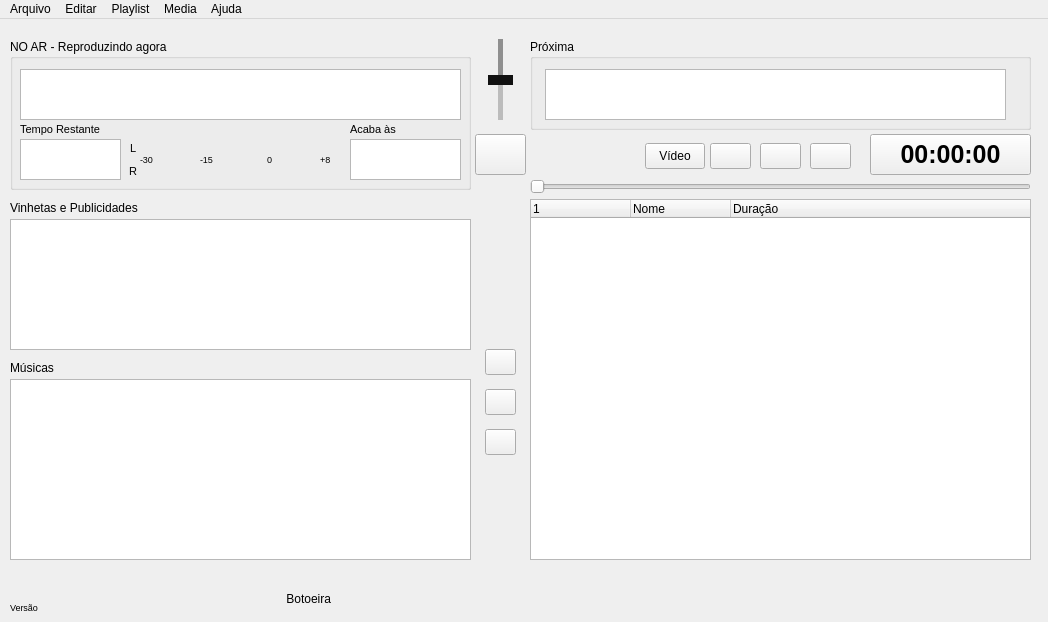
<?xml version="1.0" encoding="UTF-8"?>
<ui version="4.0">
 <class>MainWindow</class>
 <widget class="QMainWindow" name="MainWindow">
  <property name="geometry">
   <rect>
    <x>0</x>
    <y>0</y>
    <width>1048</width>
    <height>622</height>
   </rect>
  </property>
  <property name="sizePolicy">
   <sizepolicy hsizetype="Preferred" vsizetype="Preferred">
    <horstretch>0</horstretch>
    <verstretch>0</verstretch>
   </sizepolicy>
  </property>
  <property name="minimumSize">
   <size>
    <width>800</width>
    <height>480</height>
   </size>
  </property>
  <property name="windowTitle">
   <string>LaraRadio</string>
  </property>
  <widget class="QWidget" name="centralwidget">
   <widget class="QTreeView" name="files">
    <property name="geometry">
     <rect>
      <x>10</x>
      <y>360</y>
      <width>461</width>
      <height>181</height>
     </rect>
    </property>
    <property name="selectionMode">
     <enum>QAbstractItemView::SelectionMode::ExtendedSelection</enum>
    </property>
   </widget>
   <widget class="QTreeWidget" name="audio_list">
    <property name="geometry">
     <rect>
      <x>530</x>
      <y>180</y>
      <width>501</width>
      <height>361</height>
     </rect>
    </property>
    <property name="showDropIndicator" stdset="0">
     <bool>false</bool>
    </property>
    <property name="dragEnabled">
     <bool>false</bool>
    </property>
    <property name="dragDropMode">
     <enum>QAbstractItemView::DragDropMode::NoDragDrop</enum>
    </property>
    <property name="defaultDropAction">
     <enum>Qt::DropAction::MoveAction</enum>
    </property>
    <property name="alternatingRowColors">
     <bool>true</bool>
    </property>
    <property name="selectionMode">
     <enum>QAbstractItemView::SelectionMode::ExtendedSelection</enum>
    </property>
    <property name="selectionBehavior">
     <enum>QAbstractItemView::SelectionBehavior::SelectRows</enum>
    </property>
    <property name="indentation">
     <number>0</number>
    </property>
    <column>
     <property name="text">
      <string/>
     </property>
    </column>
    <column>
     <property name="text">
      <string>Nome</string>
     </property>
    </column>
    <column>
     <property name="text">
      <string>Duração</string>
     </property>
    </column>
   </widget>
   <widget class="QGroupBox" name="groupBox">
    <property name="geometry">
     <rect>
      <x>10</x>
      <y>20</y>
      <width>461</width>
      <height>151</height>
     </rect>
    </property>
    <property name="styleSheet">
     <string notr="true"/>
    </property>
    <property name="title">
     <string>NO AR - Reproduzindo agora</string>
    </property>
    <widget class="QTextBrowser" name="current_audio">
     <property name="geometry">
      <rect>
       <x>10</x>
       <y>30</y>
       <width>441</width>
       <height>51</height>
      </rect>
     </property>
     <property name="font">
      <font>
       <pointsize>13</pointsize>
       <bold>true</bold>
      </font>
     </property>
     <property name="styleSheet">
      <string notr="true"/>
     </property>
     <property name="verticalScrollBarPolicy">
      <enum>Qt::ScrollBarPolicy::ScrollBarAlwaysOff</enum>
     </property>
     <property name="horizontalScrollBarPolicy">
      <enum>Qt::ScrollBarPolicy::ScrollBarAlwaysOff</enum>
     </property>
    </widget>
    <widget class="QTextBrowser" name="remain_time">
     <property name="geometry">
      <rect>
       <x>10</x>
       <y>100</y>
       <width>101</width>
       <height>41</height>
      </rect>
     </property>
     <property name="font">
      <font>
       <pointsize>18</pointsize>
       <bold>true</bold>
      </font>
     </property>
     <property name="styleSheet">
      <string notr="true"/>
     </property>
     <property name="html">
      <string>&lt;!DOCTYPE HTML PUBLIC &quot;-//W3C//DTD HTML 4.0//EN&quot; &quot;http://www.w3.org/TR/REC-html40/strict.dtd&quot;&gt;
&lt;html&gt;&lt;head&gt;&lt;meta name=&quot;qrichtext&quot; content=&quot;1&quot; /&gt;&lt;meta charset=&quot;utf-8&quot; /&gt;&lt;style type=&quot;text/css&quot;&gt;
p, li { white-space: pre-wrap; }
hr { height: 1px; border-width: 0; }
li.unchecked::marker { content: &quot;\2610&quot;; }
li.checked::marker { content: &quot;\2612&quot;; }
&lt;/style&gt;&lt;/head&gt;&lt;body style=&quot; font-family:'Ubuntu Sans'; font-size:18pt; font-weight:700; font-style:normal;&quot;&gt;
&lt;p style=&quot;-qt-paragraph-type:empty; margin-top:0px; margin-bottom:0px; margin-left:0px; margin-right:0px; -qt-block-indent:0; text-indent:0px;&quot;&gt;&lt;br /&gt;&lt;/p&gt;&lt;/body&gt;&lt;/html&gt;</string>
     </property>
    </widget>
    <widget class="QTextBrowser" name="over_at_time">
     <property name="geometry">
      <rect>
       <x>340</x>
       <y>100</y>
       <width>111</width>
       <height>41</height>
      </rect>
     </property>
     <property name="font">
      <font>
       <pointsize>18</pointsize>
       <bold>true</bold>
      </font>
     </property>
    </widget>
    <widget class="QLabel" name="l_label">
     <property name="geometry">
      <rect>
       <x>120</x>
       <y>99</y>
       <width>16</width>
       <height>20</height>
      </rect>
     </property>
     <property name="font">
      <font>
       <pointsize>8</pointsize>
      </font>
     </property>
     <property name="text">
      <string>L</string>
     </property>
    </widget>
    <widget class="QLabel" name="r_label">
     <property name="geometry">
      <rect>
       <x>119</x>
       <y>122</y>
       <width>16</width>
       <height>20</height>
      </rect>
     </property>
     <property name="font">
      <font>
       <pointsize>8</pointsize>
      </font>
     </property>
     <property name="text">
      <string>R</string>
     </property>
    </widget>
    <widget class="QLabel" name="remain_time_label">
     <property name="geometry">
      <rect>
       <x>10</x>
       <y>80</y>
       <width>101</width>
       <height>20</height>
      </rect>
     </property>
     <property name="font">
      <font>
       <pointsize>8</pointsize>
      </font>
     </property>
     <property name="text">
      <string>Tempo Restante</string>
     </property>
    </widget>
    <widget class="QLabel" name="over_at_time_label">
     <property name="geometry">
      <rect>
       <x>340</x>
       <y>80</y>
       <width>101</width>
       <height>20</height>
      </rect>
     </property>
     <property name="font">
      <font>
       <pointsize>8</pointsize>
      </font>
     </property>
     <property name="text">
      <string>Acaba às</string>
     </property>
    </widget>
    <widget class="QLabel" name="label_4">
     <property name="geometry">
      <rect>
       <x>257</x>
       <y>111</y>
       <width>10</width>
       <height>18</height>
      </rect>
     </property>
     <property name="font">
      <font>
       <pointsize>7</pointsize>
      </font>
     </property>
     <property name="text">
      <string>0</string>
     </property>
    </widget>
    <widget class="QLabel" name="label_5">
     <property name="geometry">
      <rect>
       <x>310</x>
       <y>111</y>
       <width>10</width>
       <height>18</height>
      </rect>
     </property>
     <property name="font">
      <font>
       <pointsize>7</pointsize>
      </font>
     </property>
     <property name="text">
      <string>+8</string>
     </property>
    </widget>
    <widget class="QLabel" name="label_6">
     <property name="geometry">
      <rect>
       <x>130</x>
       <y>111</y>
       <width>16</width>
       <height>18</height>
      </rect>
     </property>
     <property name="font">
      <font>
       <pointsize>7</pointsize>
      </font>
     </property>
     <property name="text">
      <string>-30</string>
     </property>
    </widget>
    <widget class="QLabel" name="label_7">
     <property name="geometry">
      <rect>
       <x>190</x>
       <y>111</y>
       <width>16</width>
       <height>18</height>
      </rect>
     </property>
     <property name="font">
      <font>
       <pointsize>7</pointsize>
      </font>
     </property>
     <property name="text">
      <string>-15</string>
     </property>
    </widget>
   </widget>
   <widget class="QGroupBox" name="groupBox_2">
    <property name="geometry">
     <rect>
      <x>530</x>
      <y>20</y>
      <width>501</width>
      <height>91</height>
     </rect>
    </property>
    <property name="title">
     <string>Próxima</string>
    </property>
    <widget class="QTextBrowser" name="next_audio">
     <property name="geometry">
      <rect>
       <x>15</x>
       <y>30</y>
       <width>461</width>
       <height>51</height>
      </rect>
     </property>
     <property name="font">
      <font>
       <pointsize>13</pointsize>
       <bold>true</bold>
      </font>
     </property>
    </widget>
   </widget>
   <widget class="QPushButton" name="btn_play">
    <property name="geometry">
     <rect>
      <x>710</x>
      <y>124</y>
      <width>41</width>
      <height>26</height>
     </rect>
    </property>
    <property name="text">
     <string notr="true"/>
    </property>
    <property name="icon">
     <iconset resource="resources.qrc">
      <normaloff>:/images/icons/media-playback-start.svg</normaloff>:/images/icons/media-playback-start.svg</iconset>
    </property>
   </widget>
   <widget class="QPushButton" name="btn_stop">
    <property name="geometry">
     <rect>
      <x>810</x>
      <y>124</y>
      <width>41</width>
      <height>26</height>
     </rect>
    </property>
    <property name="text">
     <string notr="true"/>
    </property>
    <property name="icon">
     <iconset resource="resources.qrc">
      <normaloff>:/images/icons/media-playback-stop.svg</normaloff>:/images/icons/media-playback-stop.svg</iconset>
    </property>
   </widget>
   <widget class="QPushButton" name="btn_next">
    <property name="geometry">
     <rect>
      <x>760</x>
      <y>124</y>
      <width>41</width>
      <height>26</height>
     </rect>
    </property>
    <property name="text">
     <string/>
    </property>
    <property name="icon">
     <iconset resource="resources.qrc">
      <normaloff>:/images/icons/media-skip-forward.svg</normaloff>:/images/icons/media-skip-forward.svg</iconset>
    </property>
   </widget>
   <widget class="QPushButton" name="audio_clock">
    <property name="geometry">
     <rect>
      <x>870</x>
      <y>115</y>
      <width>161</width>
      <height>41</height>
     </rect>
    </property>
    <property name="font">
     <font>
      <pointsize>19</pointsize>
      <bold>true</bold>
     </font>
    </property>
    <property name="text">
     <string>00:00:00</string>
    </property>
   </widget>
   <widget class="QLabel" name="version">
    <property name="geometry">
     <rect>
      <x>10</x>
      <y>580</y>
      <width>81</width>
      <height>16</height>
     </rect>
    </property>
    <property name="font">
     <font>
      <pointsize>7</pointsize>
     </font>
    </property>
    <property name="text">
     <string>Versão</string>
    </property>
   </widget>
   <widget class="QSlider" name="seeker">
    <property name="geometry">
     <rect>
      <x>530</x>
      <y>158</y>
      <width>501</width>
      <height>20</height>
     </rect>
    </property>
    <property name="orientation">
     <enum>Qt::Orientation::Horizontal</enum>
    </property>
    <property name="tickPosition">
     <enum>QSlider::TickPosition::NoTicks</enum>
    </property>
    <property name="tickInterval">
     <number>5</number>
    </property>
   </widget>
   <widget class="QSlider" name="volume_speak">
    <property name="geometry">
     <rect>
      <x>480</x>
      <y>20</y>
      <width>41</width>
      <height>81</height>
     </rect>
    </property>
    <property name="styleSheet">
     <string notr="true">QSlider::groove:vertical {
background: rgba(0,0,0,0.4);
    position: absolute; /* absolutely position 4px from the left and right of the widget. setting margins on the widget should work too... */
    left: 18px; right:18px;
}

QSlider::handle:vertical {
    height: 10px;
	background: #111;
    margin: 0 -10px; 
	border-radius: 0px;
}

QSlider::add-page:vertical {
    background: rgba(255,255,255,0.4);
}


</string>
    </property>
    <property name="maximum">
     <number>100</number>
    </property>
    <property name="value">
     <number>50</number>
    </property>
    <property name="orientation">
     <enum>Qt::Orientation::Vertical</enum>
    </property>
   </widget>
   <widget class="QPushButton" name="btn_talk">
    <property name="geometry">
     <rect>
      <x>475</x>
      <y>115</y>
      <width>51</width>
      <height>41</height>
     </rect>
    </property>
    <property name="text">
     <string/>
    </property>
    <property name="icon">
     <iconset resource="resources.qrc">
      <normaloff>:/images/icons/audio-input-microphone.svg</normaloff>:/images/icons/audio-input-microphone.svg</iconset>
    </property>
    <property name="iconSize">
     <size>
      <width>24</width>
      <height>24</height>
     </size>
    </property>
   </widget>
   <widget class="QPushButton" name="btn_video">
    <property name="geometry">
     <rect>
      <x>645</x>
      <y>124</y>
      <width>60</width>
      <height>26</height>
     </rect>
    </property>
    <property name="focusPolicy">
     <enum>Qt::FocusPolicy::NoFocus</enum>
    </property>
    <property name="toolTip">
     <string>Ligar/Desligar a janela de vídeo</string>
    </property>
    <property name="checkable">
     <bool>true</bool>
    </property>
    <property name="text">
     <string>Vídeo</string>
    </property>
   </widget>
   <widget class="QPushButton" name="btn_add_item">
    <property name="geometry">
     <rect>
      <x>485</x>
      <y>330</y>
      <width>31</width>
      <height>26</height>
     </rect>
    </property>
    <property name="text">
     <string/>
    </property>
    <property name="icon">
     <iconset resource="resources.qrc">
      <normaloff>:/images/icons/list-add.svg</normaloff>:/images/icons/list-add.svg</iconset>
    </property>
   </widget>
   <widget class="QPushButton" name="btn_remove_item">
    <property name="geometry">
     <rect>
      <x>485</x>
      <y>410</y>
      <width>31</width>
      <height>26</height>
     </rect>
    </property>
    <property name="text">
     <string/>
    </property>
    <property name="icon">
     <iconset resource="resources.qrc">
      <normaloff>:/images/icons/list-remove.svg</normaloff>:/images/icons/list-remove.svg</iconset>
    </property>
   </widget>
   <widget class="QPushButton" name="btn_add_time_item">
    <property name="geometry">
     <rect>
      <x>485</x>
      <y>370</y>
      <width>31</width>
      <height>26</height>
     </rect>
    </property>
    <property name="text">
     <string/>
    </property>
    <property name="icon">
     <iconset resource="resources.qrc">
      <normaloff>:/images/icons/appointment-new.svg</normaloff>:/images/icons/appointment-new.svg</iconset>
    </property>
   </widget>
   <widget class="QTreeView" name="jingle_files">
    <property name="geometry">
     <rect>
      <x>10</x>
      <y>200</y>
      <width>461</width>
      <height>131</height>
     </rect>
    </property>
    <property name="selectionMode">
     <enum>QAbstractItemView::SelectionMode::ExtendedSelection</enum>
    </property>
   </widget>
   <widget class="QLabel" name="label">
    <property name="geometry">
     <rect>
      <x>10</x>
      <y>340</y>
      <width>66</width>
      <height>18</height>
     </rect>
    </property>
    <property name="font">
     <font>
      <pointsize>9</pointsize>
     </font>
    </property>
    <property name="text">
     <string>Músicas</string>
    </property>
   </widget>
   <widget class="QLabel" name="label_2">
    <property name="geometry">
     <rect>
      <x>10</x>
      <y>180</y>
      <width>151</width>
      <height>18</height>
     </rect>
    </property>
    <property name="font">
     <font>
      <pointsize>9</pointsize>
     </font>
    </property>
    <property name="text">
     <string>Vinhetas e Publicidades</string>
    </property>
   </widget>
   <widget class="QLabel" name="label_3">
    <property name="geometry">
     <rect>
      <x>250</x>
      <y>570</y>
      <width>81</width>
      <height>20</height>
     </rect>
    </property>
    <property name="font">
     <font>
      <pointsize>9</pointsize>
     </font>
    </property>
    <property name="text">
     <string>Botoeira</string>
    </property>
    <property name="alignment">
     <set>Qt::AlignmentFlag::AlignRight|Qt::AlignmentFlag::AlignTrailing|Qt::AlignmentFlag::AlignVCenter</set>
    </property>
   </widget>
  </widget>
  <widget class="QMenuBar" name="menubar">
   <property name="geometry">
    <rect>
     <x>0</x>
     <y>0</y>
     <width>1048</width>
     <height>23</height>
    </rect>
   </property>
   <widget class="QMenu" name="menuArquivo">
    <property name="title">
     <string>Arquivo</string>
    </property>
    <addaction name="actionSair"/>
   </widget>
   <widget class="QMenu" name="menuEditar">
    <property name="title">
     <string>Editar</string>
    </property>
    <widget class="QMenu" name="menuLanguage">
     <property name="title">
      <string>Language</string>
     </property>
     <property name="icon">
      <iconset resource="resources.qrc">
       <normaloff>:/images/icons/language.png</normaloff>:/images/icons/language.png</iconset>
     </property>
     <addaction name="actionLanguageENUS"/>
     <addaction name="actionLanguagePTBR"/>
    </widget>
    <addaction name="menuLanguage"/>
    <addaction name="separator"/>
    <addaction name="actionConfig"/>
   </widget>
   <widget class="QMenu" name="menuLista">
    <property name="title">
     <string>Playlist</string>
    </property>
    <addaction name="actionLoadPlaylist"/>
    <addaction name="actionSavePlaylist"/>
    <addaction name="separator"/>
    <addaction name="actionClearAudioList"/>
   </widget>
   <widget class="QMenu" name="menuMedia">
    <property name="title">
     <string>Media</string>
    </property>
    <addaction name="actionAddMedia"/>
   </widget>
   <widget class="QMenu" name="menuAjuda">
    <property name="title">
     <string>Ajuda</string>
    </property>
    <addaction name="actionReleases"/>
    <addaction name="actionLibs"/>
    <addaction name="actionTutorial"/>
    <addaction name="actionContribute"/>
    <addaction name="separator"/>
    <addaction name="menu_about_lara"/>
   </widget>
   <addaction name="menuArquivo"/>
   <addaction name="menuEditar"/>
   <addaction name="menuLista"/>
   <addaction name="menuMedia"/>
   <addaction name="menuAjuda"/>
  </widget>
  <action name="menu_about_lara">
   <property name="icon">
    <iconset resource="resources.qrc">
     <normaloff>:/images/icons/help-hint.svg</normaloff>:/images/icons/help-hint.svg</iconset>
   </property>
   <property name="text">
    <string>Sobre o LaraRadio</string>
   </property>
  </action>
  <action name="actionConfig">
   <property name="icon">
    <iconset resource="resources.qrc">
     <normaloff>:/images/icons/document-properties.svg</normaloff>:/images/icons/document-properties.svg</iconset>
   </property>
   <property name="text">
    <string>Configurações</string>
   </property>
  </action>
  <action name="actionLoadPlaylist">
   <property name="icon">
    <iconset resource="resources.qrc">
     <normaloff>:/images/icons/document-revert.png</normaloff>:/images/icons/document-revert.png</iconset>
   </property>
   <property name="text">
    <string>Ler</string>
   </property>
  </action>
  <action name="actionSavePlaylist">
   <property name="icon">
    <iconset resource="resources.qrc">
     <normaloff>:/images/icons/document-save.png</normaloff>:/images/icons/document-save.png</iconset>
   </property>
   <property name="text">
    <string>Salvar</string>
   </property>
  </action>
  <action name="actionAddMedia">
   <property name="icon">
    <iconset theme="applications-multimedia"/>
   </property>
   <property name="text">
    <string>Adicionar</string>
   </property>
  </action>
  <action name="actionSair">
   <property name="icon">
    <iconset resource="resources.qrc">
     <normaloff>:/images/icons/process-stop.svg</normaloff>:/images/icons/process-stop.svg</iconset>
   </property>
   <property name="text">
    <string>Sair</string>
   </property>
  </action>
  <action name="actionClearAudioList">
   <property name="icon">
    <iconset resource="resources.qrc">
     <normaloff>:/images/icons/edit-clear.svg</normaloff>:/images/icons/edit-clear.svg</iconset>
   </property>
   <property name="text">
    <string>Apagar Tudo</string>
   </property>
  </action>
  <action name="actionLanguagePTBR">
   <property name="icon">
    <iconset resource="resources.qrc">
     <normaloff>:/images/icons/go-next.svg</normaloff>:/images/icons/go-next.svg</iconset>
   </property>
   <property name="text">
    <string>Português do Brasil</string>
   </property>
  </action>
  <action name="actionLanguageENUS">
   <property name="icon">
    <iconset resource="resources.qrc">
     <normaloff>:/images/icons/go-next.svg</normaloff>:/images/icons/go-next.svg</iconset>
   </property>
   <property name="text">
    <string>English</string>
   </property>
  </action>
  <action name="actionLanguage">
   <property name="text">
    <string>Language</string>
   </property>
  </action>
  <action name="actionPortugues_do_Brasil">
   <property name="text">
    <string>Portugues do Brasil</string>
   </property>
  </action>
  <action name="actionReleases">
   <property name="text">
    <string>Notas de Atualização</string>
   </property>
  </action>
  <action name="actionLibs">
   <property name="text">
    <string>Bibliotecas</string>
   </property>
  </action>
  <action name="actionTutorial">
   <property name="icon">
    <iconset resource="resources.qrc">
     <normaloff>:/images/icons/help-contents.svg</normaloff>:/images/icons/help-contents.svg</iconset>
   </property>
   <property name="text">
    <string>Tutorial</string>
   </property>
   <property name="shortcut">
    <string>F1</string>
   </property>
  </action>
  <action name="actionContribute">
   <property name="text">
    <string>Contribua</string>
   </property>
  </action>
 </widget>
 <resources>
  <include location="resources.qrc"/>
  <include location="resources.qrc"/>
 </resources>
 <connections/>
</ui>
